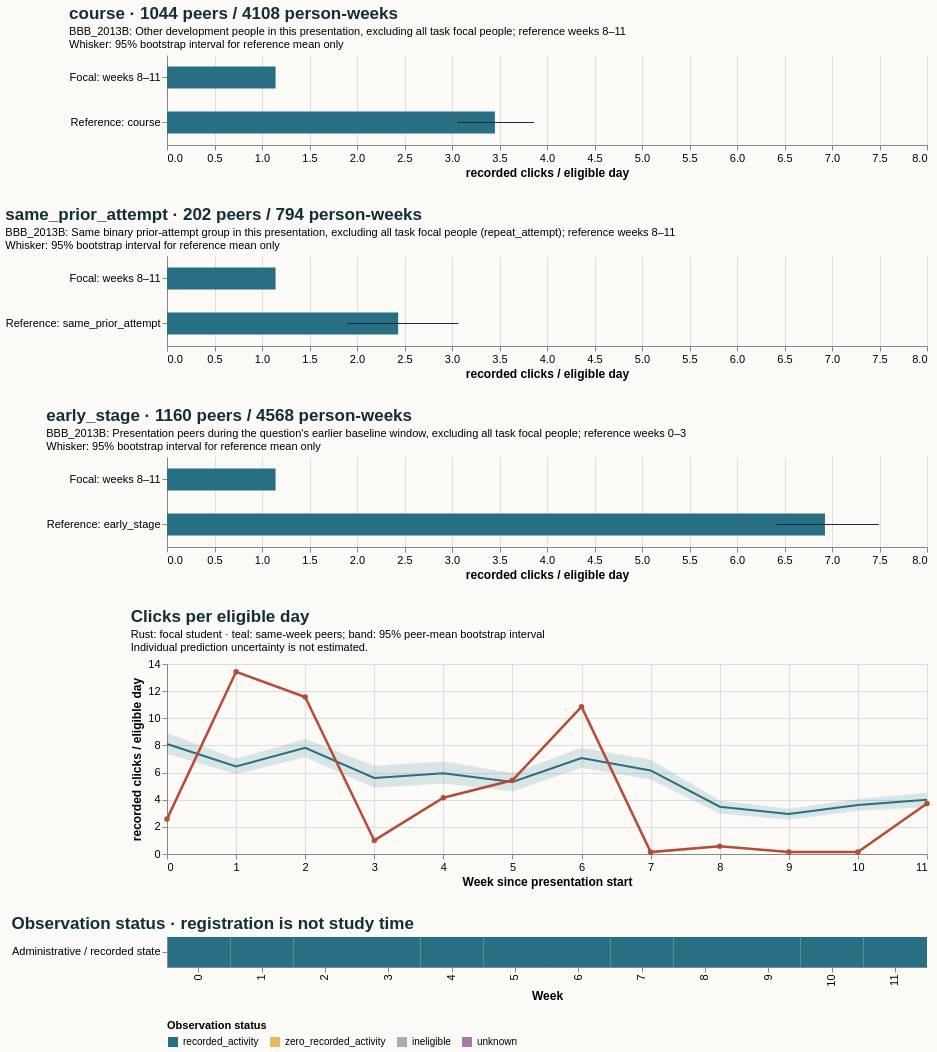

Write the Vega-Lite specification saved for this chart.
### Vega-Lite specification from a JSON file in a GitHub repository (floating-point values rounded to 4 significant figures)
{"$schema": "https://vega.github.io/schema/vega-lite/v5.20.1.json", "config": {"axis": {"labelFontSize": 11, "titleFontSize": 12}, "background": "#fbfaf7", "font": "sans-serif", "title": {"anchor": "start", "color": "#142e38", "fontSize": 17, "subtitleFontSize": 11}, "view": {"continuousHeight": 300, "continuousWidth": 300, "stroke": null}}, "datasets": {"data-39455ae55f0d7dfa5c8f74dd96c4e827": [{"eligible_days": 7.0, "end_day": 6, "logging_completeness": "unknown", "observation_status": "recorded_activity", "row": "Administrative / recorded state", "score_status": "withheld_release_time_unknown", "start_day": 0, "value": 2.571, "week": 0}, {"eligible_days": 7.0, "end_day": 13, "logging_completeness": "unknown", "observation_status": "recorded_activity", "row": "Administrative / recorded state", "score_status": "withheld_release_time_unknown", "start_day": 7, "value": 13.43, "week": 1}, {"eligible_days": 7.0, "end_day": 20, "logging_completeness": "unknown", "observation_status": "recorded_activity", "row": "Administrative / recorded state", "score_status": "withheld_release_time_unknown", "start_day": 14, "value": 11.57, "week": 2}, {"eligible_days": 7.0, "end_day": 27, "logging_completeness": "unknown", "observation_status": "recorded_activity", "row": "Administrative / recorded state", "score_status": "withheld_release_time_unknown", "start_day": 21, "value": 1.0, "week": 3}, {"eligible_days": 7.0, "end_day": 34, "logging_completeness": "unknown", "observation_status": "recorded_activity", "row": "Administrative / recorded state", "score_status": "withheld_release_time_unknown", "start_day": 28, "value": 4.143, "week": 4}, {"eligible_days": 7.0, "end_day": 41, "logging_completeness": "unknown", "observation_status": "recorded_activity", "row": "Administrative / recorded state", "score_status": "withheld_release_time_unknown", "start_day": 35, "value": 5.429, "week": 5}, {"eligible_days": 7.0, "end_day": 48, "logging_completeness": "unknown", "observation_status": "recorded_activity", "row": "Administrative / recorded state", "score_status": "withheld_release_time_unknown", "start_day": 42, "value": 10.86, "week": 6}, {"eligible_days": 7.0, "end_day": 55, "logging_completeness": "unknown", "observation_status": "recorded_activity", "row": "Administrative / recorded state", "score_status": "withheld_release_time_unknown", "start_day": 49, "value": 0.1429, "week": 7}, {"eligible_days": 7.0, "end_day": 62, "logging_completeness": "unknown", "observation_status": "recorded_activity", "row": "Administrative / recorded state", "score_status": "withheld_release_time_unknown", "start_day": 56, "value": 0.5714, "week": 8}, {"eligible_days": 7.0, "end_day": 69, "logging_completeness": "unknown", "observation_status": "recorded_activity", "row": "Administrative / recorded state", "score_status": "withheld_release_time_unknown", "start_day": 63, "value": 0.1429, "week": 9}, {"eligible_days": 7.0, "end_day": 76, "logging_completeness": "unknown", "observation_status": "recorded_activity", "row": "Administrative / recorded state", "score_status": "withheld_release_time_unknown", "start_day": 70, "value": 0.1429, "week": 10}, {"eligible_days": 7.0, "end_day": 83, "logging_completeness": "unknown", "observation_status": "recorded_activity", "row": "Administrative / recorded state", "score_status": "withheld_release_time_unknown", "start_day": 77, "value": 3.714, "week": 11}], "data-7ff83019dff311f098e17c729a63a3ed": [{"end_day": 6, "focal_value": 2.571, "peer_ci_high": 8.912, "peer_ci_low": 7.394, "peer_mean": 8.1, "peer_observations": 1159, "peer_people": 1159, "reference": "course", "unit": "recorded clicks / eligible day", "week": 0}, {"end_day": 13, "focal_value": 13.43, "peer_ci_high": 7.012, "peer_ci_low": 5.877, "peer_mean": 6.456, "peer_observations": 1151, "peer_people": 1151, "reference": "course", "unit": "recorded clicks / eligible day", "week": 1}, {"end_day": 20, "focal_value": 11.57, "peer_ci_high": 8.482, "peer_ci_low": 7.132, "peer_mean": 7.819, "peer_observations": 1133, "peer_people": 1133, "reference": "course", "unit": "recorded clicks / eligible day", "week": 2}, {"end_day": 27, "focal_value": 1.0, "peer_ci_high": 6.505, "peer_ci_low": 4.89, "peer_mean": 5.608, "peer_observations": 1125, "peer_people": 1125, "reference": "course", "unit": "recorded clicks / eligible day", "week": 3}, {"end_day": 34, "focal_value": 4.143, "peer_ci_high": 6.81, "peer_ci_low": 5.193, "peer_mean": 5.954, "peer_observations": 1088, "peer_people": 1088, "reference": "course", "unit": "recorded clicks / eligible day", "week": 4}, {"end_day": 41, "focal_value": 5.429, "peer_ci_high": 5.956, "peer_ci_low": 4.618, "peer_mean": 5.31, "peer_observations": 1081, "peer_people": 1081, "reference": "course", "unit": "recorded clicks / eligible day", "week": 5}, {"end_day": 48, "focal_value": 10.86, "peer_ci_high": 7.826, "peer_ci_low": 6.347, "peer_mean": 7.065, "peer_observations": 1070, "peer_people": 1070, "reference": "course", "unit": "recorded clicks / eligible day", "week": 6}, {"end_day": 55, "focal_value": 0.1429, "peer_ci_high": 6.949, "peer_ci_low": 5.485, "peer_mean": 6.16, "peer_observations": 1054, "peer_people": 1054, "reference": "course", "unit": "recorded clicks / eligible day", "week": 7}, {"end_day": 62, "focal_value": 0.5714, "peer_ci_high": 3.945, "peer_ci_low": 2.987, "peer_mean": 3.483, "peer_observations": 1044, "peer_people": 1044, "reference": "course", "unit": "recorded clicks / eligible day", "week": 8}, {"end_day": 69, "focal_value": 0.1429, "peer_ci_high": 3.331, "peer_ci_low": 2.528, "peer_mean": 2.943, "peer_observations": 1027, "peer_people": 1027, "reference": "course", "unit": "recorded clicks / eligible day", "week": 9}, {"end_day": 76, "focal_value": 0.1429, "peer_ci_high": 4.049, "peer_ci_low": 3.187, "peer_mean": 3.609, "peer_observations": 1021, "peer_people": 1021, "reference": "course", "unit": "recorded clicks / eligible day", "week": 10}, {"end_day": 83, "focal_value": 3.714, "peer_ci_high": 4.52, "peer_ci_low": 3.452, "peer_mean": 3.989, "peer_observations": 1016, "peer_people": 1016, "reference": "course", "unit": "recorded clicks / eligible day", "week": 11}], "data-b51c9226f92cccca381e60e9ee697d34": [{"hi": null, "lo": null, "series": "Focal: weeks 8–11", "value": 1.143}, {"hi": 3.863, "lo": 3.061, "series": "Reference: course", "value": 3.452}], "data-ba72c0ff64e53c6efd1553f1fcb17b9c": [{"hi": null, "lo": null, "series": "Focal: weeks 8–11", "value": 1.143}, {"hi": 7.493, "lo": 6.416, "series": "Reference: early_stage", "value": 6.926}], "data-deb48906a24fd0238dca0faa7c211314": [{"hi": null, "lo": null, "series": "Focal: weeks 8–11", "value": 1.143}, {"hi": 3.068, "lo": 1.893, "series": "Reference: same_prior_attempt", "value": 2.433}]}, "resolve": {"scale": {"color": "independent"}}, "spacing": 28, "vconcat": [{"data": {"name": "data-b51c9226f92cccca381e60e9ee697d34"}, "height": 90, "layer": [{"encoding": {"x": {"field": "value", "scale": {"domain": [0, 7.868], "zero": true}, "title": "recorded clicks / eligible day", "type": "quantitative"}, "y": {"field": "series", "sort": null, "title": null, "type": "nominal"}}, "mark": {"color": "#286f83", "size": 22, "type": "bar"}}, {"encoding": {"x": {"field": "lo", "type": "quantitative"}, "x2": {"field": "hi"}, "y": {"field": "series", "sort": null, "title": null, "type": "nominal"}}, "mark": {"color": "#142e38", "type": "rule"}}], "title": {"subtitle": ["BBB_2013B: Other development people in this presentation, excluding all task focal people; reference weeks 8–11", "Whisker: 95% bootstrap interval for reference mean only"], "text": "course · 1044 peers / 4108 person-weeks"}, "width": 760}, {"data": {"name": "data-deb48906a24fd0238dca0faa7c211314"}, "height": 90, "layer": [{"encoding": {"x": {"field": "value", "scale": {"domain": [0, 7.868], "zero": true}, "title": "recorded clicks / eligible day", "type": "quantitative"}, "y": {"field": "series", "sort": null, "title": null, "type": "nominal"}}, "mark": {"color": "#286f83", "size": 22, "type": "bar"}}, {"encoding": {"x": {"field": "lo", "type": "quantitative"}, "x2": {"field": "hi"}, "y": {"field": "series", "sort": null, "title": null, "type": "nominal"}}, "mark": {"color": "#142e38", "type": "rule"}}], "title": {"subtitle": ["BBB_2013B: Same binary prior-attempt group in this presentation, excluding all task focal people (repeat_attempt); reference weeks 8–11", "Whisker: 95% bootstrap interval for reference mean only"], "text": "same_prior_attempt · 202 peers / 794 person-weeks"}, "width": 760}, {"data": {"name": "data-ba72c0ff64e53c6efd1553f1fcb17b9c"}, "height": 90, "layer": [{"encoding": {"x": {"field": "value", "scale": {"domain": [0, 7.868], "zero": true}, "title": "recorded clicks / eligible day", "type": "quantitative"}, "y": {"field": "series", "sort": null, "title": null, "type": "nominal"}}, "mark": {"color": "#286f83", "size": 22, "type": "bar"}}, {"encoding": {"x": {"field": "lo", "type": "quantitative"}, "x2": {"field": "hi"}, "y": {"field": "series", "sort": null, "title": null, "type": "nominal"}}, "mark": {"color": "#142e38", "type": "rule"}}], "title": {"subtitle": ["BBB_2013B: Presentation peers during the question's earlier baseline window, excluding all task focal people; reference weeks 0–3", "Whisker: 95% bootstrap interval for reference mean only"], "text": "early_stage · 1160 peers / 4568 person-weeks"}, "width": 760}, {"data": {"name": "data-7ff83019dff311f098e17c729a63a3ed"}, "height": 190, "layer": [{"encoding": {"x": {"axis": {"tickMinStep": 1}, "field": "week", "title": "Week since presentation start", "type": "quantitative"}, "y": {"field": "peer_ci_low", "scale": {"zero": true}, "title": "recorded clicks / eligible day", "type": "quantitative"}, "y2": {"field": "peer_ci_high"}}, "mark": {"color": "#286f83", "opacity": 0.16, "type": "area"}}, {"encoding": {"tooltip": [{"field": "week", "type": "quantitative"}, {"field": "peer_mean", "type": "quantitative"}, {"field": "peer_people", "type": "quantitative"}, {"field": "peer_observations", "type": "quantitative"}], "x": {"field": "week", "type": "quantitative"}, "y": {"field": "peer_mean", "type": "quantitative"}}, "mark": {"color": "#286f83", "strokeWidth": 2, "type": "line"}}, {"encoding": {"tooltip": [{"field": "week", "type": "quantitative"}, {"field": "focal_value", "type": "quantitative"}], "x": {"field": "week", "type": "quantitative"}, "y": {"field": "focal_value", "type": "quantitative"}}, "mark": {"color": "#b64c35", "point": {"color": "#b64c35"}, "strokeWidth": 2.5, "type": "line"}}], "title": {"subtitle": ["Rust: focal student · teal: same-week peers; band: 95% peer-mean bootstrap interval", "Individual prediction uncertainty is not estimated."], "text": "Clicks per eligible day"}, "width": 760}, {"data": {"name": "data-39455ae55f0d7dfa5c8f74dd96c4e827"}, "encoding": {"color": {"field": "observation_status", "legend": {"labelLimit": 260, "orient": "bottom"}, "scale": {"domain": ["recorded_activity", "zero_recorded_activity", "ineligible", "unknown"], "range": ["#286f83", "#e4bb64", "#aaaeb3", "#ac78a5"]}, "title": "Observation status", "type": "nominal"}, "tooltip": [{"field": "week", "type": "quantitative"}, {"field": "eligible_days", "type": "quantitative"}, {"field": "observation_status", "type": "nominal"}, {"field": "logging_completeness", "type": "nominal"}], "x": {"field": "week", "title": "Week", "type": "ordinal"}, "y": {"field": "row", "title": null, "type": "nominal"}}, "height": 30, "mark": {"type": "rect"}, "title": "Observation status · registration is not study time", "width": 760}]}
